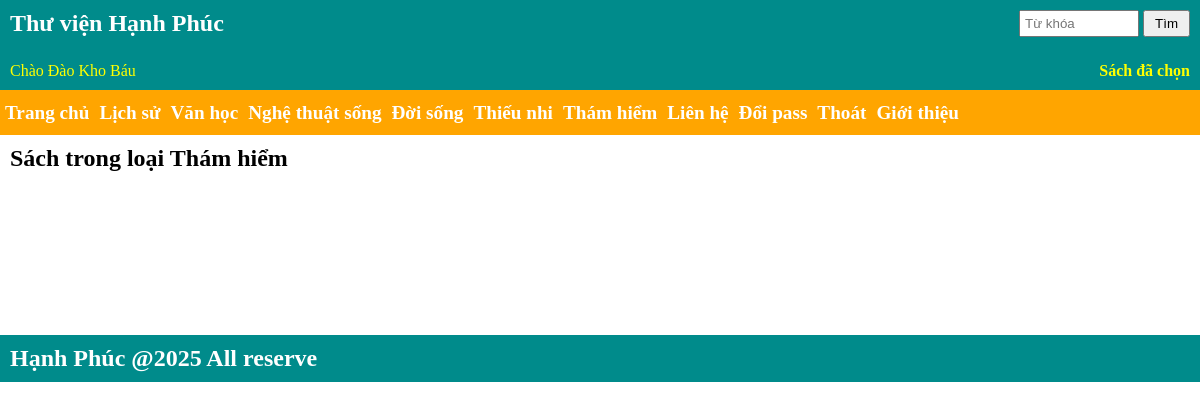
/index.php?page=sach_trong_loai&id=6 (signed in), run on the app's committed database.
### tables this page shows
CREATE TABLE `loai_sach` (
  `id` int(11) NOT NULL COMMENT 'id sách',
  `ten` varchar(50) NOT NULL COMMENT 'Tên loại sách',
  `thu_tu` int(11) DEFAULT 0 COMMENT 'Thứ tự',
  `an_hien` tinyint(1) DEFAULT 0 COMMENT '0 là ẩn, 1 là hiện'
);

### controller/SiteController.php (called while the page is built, shortened)
<?php
require_once "model/Database.php";
class SiteController{
    function __construct(){
        $db = new Database();
        $this->loai_arr = $db->Lay_Loai();
    }
    function sach_trong_loai(){
        $id = $_GET['id'];
        $db = new Database;
        $ten_loai = $db->Lay_Ten_Loai($id);
        include "views/layout.php";
    }
}

### model/Database.php (called while the page is built, shortened)
<?php
class Database {
  private $conn;
  function __construct(){
    try {
        $str = "mysql:host=".DB_HOST."; dbname=". DB_NAME."; charset=utf8";
        $this->conn = new PDO($str, DB_USER , DB_PASS);
    }
    catch(Exception $e ){
        die("Lỗi kết nối database : " . $e->getMessage());
    }
  }
  function Lay_Ten_Loai( $id_loai) {
    $sql ="SELECT * FROM loai_sach WHERE id= $id_loai";
    $kq =  $this->conn -> query( $sql );
    $row = $kq->fetch(PDO::FETCH_ASSOC);
    return $row['ten'];
  }
  function Lay_Loai( ) {
    $sql = "Select * from loai_sach WHERE an_hien =1 ORDER By thu_tu ASC";
    $kq =  $this->conn -> query($sql);
    return $kq->fetchAll(PDO::FETCH_ASSOC);
  }
 }

### views/layout.php (the view, shortened to what this page needs)
<!DOCTYPE html>
<html>
<head>
    <link rel="stylesheet" href="<?=PUBLIC_URL?>/css/c1.css">
</head>
<body>
    <div class="container">
        <header><?php include "views/header.php"; ?></header>
        <nav> <?php include "views/nav.php"; ?> </nav>
        <main> <?php include $mainview ?> </main>
        <footer><?php include "views/footer.php";?> </footer>
    </div>
</body>
</html>

### views/nav.php
<ul> <li> <a href="index.php">Trang chủ</a> </li>
     <?php foreach($this->loai_arr as $row_loai) {  ?>
     <li> <a href="index.php?page=sach_trong_loai&id=<?=$row_loai['id']?>">
           <?=$row_loai['ten']?>
          </a>
     </li>
     <?php } ?>
     <li> <a href="index.php?page=lien_he">Liên hệ</a> </li>
     <?php if (isset($_SESSION['ho_ten']) == false) { ?>
     <li> <a href="index.php?page=dang_ky">Đăng ký</a> </li>
     <li> <a href="index.php?page=dang_nhap">Đăng nhập</a> </li>
     <li> <a href="index.php?page=quen_pass">Quên pass</a> </li>
     <?php } else { ?>
      <li> <a href="index.php?page=doi_pass">Đổi pass</a> </li>
      <li> <a href="index.php?page=thoat">Thoát</a> </li>
     <?php } ?>
     <li> <a href="index.php?page=gioi_thieu">Giới thiệu</a> </li>
</ul>

### views/sach_trong_loai.php (shortened to what this page needs)
<div class="list_sp">
  <h2> Sách trong loại <?php echo $ten_loai ;?> </h2>
</div>

### public/css/c1.css (style rules this page uses)
* { padding:0; margin:0 ; box-sizing: border-box; }
a { text-decoration: none; }
.container { width: 1200px; margin:auto }
.container > header { height: 90px; background: darkcyan; color:white; padding: 10px; position:relative }
.container > footer { min-height: 45px; background:darkcyan; color:white; padding: 10px }
.container > main { min-height: 200px; }
.container > nav { background: orange; }
.container > nav > ul { list-style: none; display: flex; height: 45px; }
.container > nav > ul > li { text-align: center; padding: 0 5px; font-size: 1.2em; }
.container > nav > ul > li > a { line-height: 45px; color: white; font-weight: 600; }

### views/sach_trong_loai.php (style rules this page uses)
.list_sp h2 { padding: 10px }

### data on the page
loai_sach: ten "Lịch sử"
loai_sach: ten "Văn học"
loai_sach: ten "Nghệ thuật sống"
loai_sach: ten "Đời sống"
loai_sach: ten "Thiếu nhi"
loai_sach: ten "Thám hiểm"

### other printed values
$_SESSION['ho_ten'] "Đào Kho Báu"
